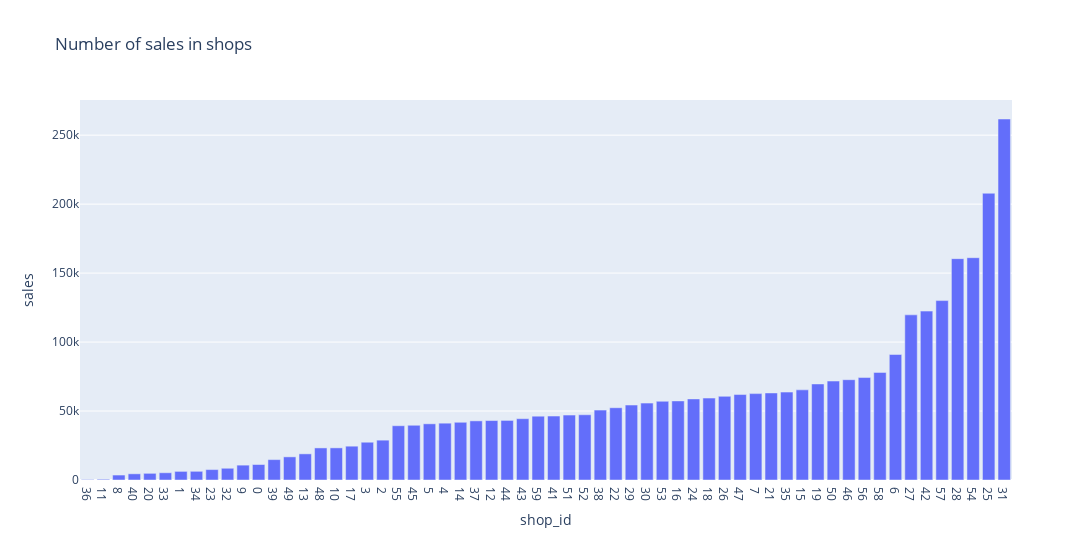

The notebook cell this image was saved under:
### Code cell
# Visualization number of seles in each shop
group = full_df.copy().astype(int).groupby('shop_id')['item_cnt_month'].sum().sort_values().reset_index()
group.columns = ['shop_id', 'sales']
group['shop_id'] = group['shop_id'].astype(str)
fig = px.bar(group, x='shop_id', y='sales', title='Number of sales in shops', width=1100)
fig.show()

### Figure 1 — Plotly figure (JSON) as saved in the notebook; plotly's stock layout.template omitted (floating-point values rounded to 4 significant figures)
{"data": [{"alignmentgroup": "True", "hovertemplate": "shop_id=%{x}<br>sales=%{y}<extra></extra>", "legendgroup": "", "marker": {"color": "#636efa"}, "name": "", "offsetgroup": "", "orientation": "v", "showlegend": false, "textposition": "auto", "type": "bar", "x": ["36", "11", "8", "40", "20", "33", "1", "34", "23", "32", "9", "0", "39", "49", "13", "48", "10", "17", "3", "2", "55", "45", "5", "4", "14", "37", "12", "44", "43", "59", "41", "51", "52", "38", "22", "29", "30", "53", "16", "24", "18", "26", "47", "7", "21", "35", "15", "19", "50", "46", "56", "58", "6", "27", "42", "57", "28", "54", "25", "31"], "xaxis": "x", "y": [330, 546, 3598, 4491, 4838, 5253, 6246, 6303, 7553, 8514, 10770, 11231, 14780, 16775, 18957, 23257, 23294, 24520, 27386, 28890, 39344, 39684, 40738, 41195, 41849, 42874, 43090, 43204, 44449, 46254, 46376, 47058, 47279, 50662, 52404, 54338, 55747, 57078, 57335, 58780, 59400, 60654, 61956, 62627, 63110, 63736, 65357, 69634, 71746, 72712, 74269, 78010, 90992, 119732, 122450, 130075, 160454, 161163, 207885, 261714], "yaxis": "y"}], "layout": {"barmode": "relative", "legend": {"tracegroupgap": 0}, "title": {"text": "Number of sales in shops"}, "width": 1100, "xaxis": {"anchor": "y", "domain": [0, 1], "title": {"text": "shop_id"}}, "yaxis": {"anchor": "x", "domain": [0, 1], "title": {"text": "sales"}}}}
